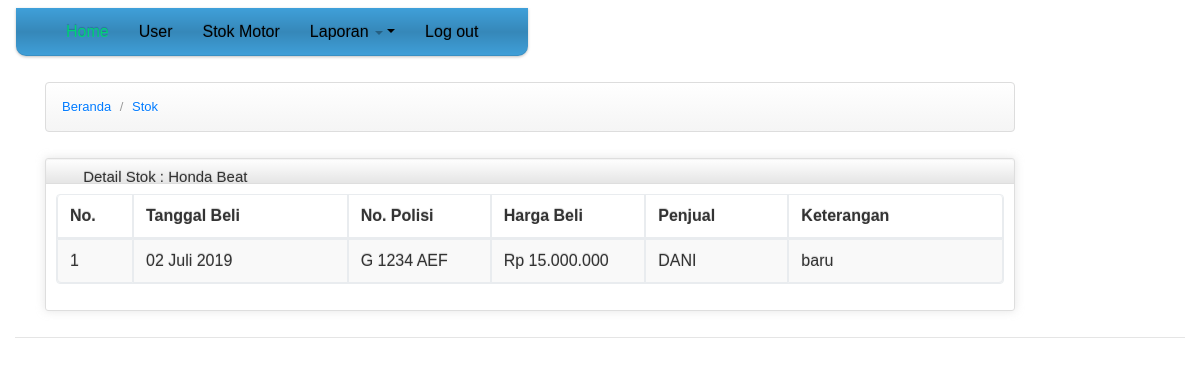
The app's page /index.php?pages=detail_stok&id=1 (signed in) with its own data.
### tables this page shows
CREATE TABLE `jenis_motor` (
  `id_jenis_motor` int(11) NOT NULL,
  `id_merk` int(11) NOT NULL,
  `jenis_motor` varchar(50) NOT NULL
);

CREATE TABLE `merk` (
  `id_merk` int(11) NOT NULL,
  `nama_merk` varchar(20) NOT NULL
);

CREATE TABLE `pembelian` (
  `id_pembelian` int(11) NOT NULL,
  `id_jenis_motor` int(11) NOT NULL,
  `nopol` varchar(10) NOT NULL,
  `stnk` int(2) NOT NULL,
  `bpkb` int(2) NOT NULL,
  `tgl_pembelian` date NOT NULL,
  `harga_pembelian` double NOT NULL,
  `penjual` varchar(30) NOT NULL,
  `alamat` text NOT NULL,
  `keterangan` text NOT NULL,
  `status` int(11) NOT NULL
);

### fungsi/fungsi_tanggal.php (called while the page is built, shortened)
<?php
if (!function_exists('format_month')) {
    function format_month($month) {
        $indo_month = array(
            '01' => 'Januari',
            '02' => 'Februari',
            '03' => 'Maret',
            '04' => 'April',
            '05' => 'Mei',
            '06' => 'Juni',
            '07' => 'Juli',
            '08' => 'Agustus',
            '09' => 'September',
            '10' => 'Oktober',
            '11' => 'November',
            '12' => 'Desember'
        );
        return $indo_month[$month];
    }
}
if (!function_exists('format_date')) {
    function format_date($date) {
        $hari = substr($date, 8, 2);
        $bulan = substr($date, 5, 2);
        $tahun = substr($date, 0, 4);
        return $hari . ' ' . format_month($bulan) . ' ' . $tahun;
    }
}

### fungsi/format_number.php (called while the page is built, shortened)
<?php
function indo_number($number) {
    return 'Rp ' . number_format($number, 0, ',', '.');
}

### pages/page_stok/detail_stok.php (the view, shortened to what this page needs)
<?php
$query = mysqli_query($koneksi, "SELECT * FROM pembelian p
                        JOIN jenis_motor jm ON jm.id_jenis_motor = p.id_jenis_motor
                        JOIN merk m ON m.id_merk = jm.id_merk
                        WHERE p.id_jenis_motor = '$_GET[id]'
                        ORDER BY tgl_pembelian DESC");
$query_jm = mysqli_query($koneksi, "SELECT * FROM jenis_motor jm JOIN merk m ON m.id_merk = jm.id_merk WHERE id_jenis_motor = '$_GET[id]'");
$data_jm = mysqli_fetch_array($query_jm);
?>
<div>
    <ul class="breadcrumb">
        <li>
            <a href="index.php?modul=home">Beranda</a> <span class="divider">/</span>
        </li>
        <li>
            <a href="index.php?modul=stok">Stok</a>
        </li>
    </ul>
</div>
<div class="row-fluid sortable">
    <div class="box span12">
        <div class="box-header well" data-original-title>
            <h2><i class="icon-user"></i> Detail Stok : <?php echo $data_jm['nama_merk'].' '.$data_jm['jenis_motor'];?></h2>
        </div>
        <div class="box-content">
            <table class="table table-striped table-bordered bootstrap-datatable datatable">
                <thead>
                    <tr>
                        <th style="width: 5%;">
                            No.
                        </th>
                        <th style="width: 15%;">
                            Tanggal Beli
                        </th>
                        <th style="width: 10%;">
                            No. Polisi
                        </th>
                        <th style="width: 10%;">
                            Harga Beli
                        </th>
                        <th style="width: 10%;">
                            Penjual
                        </th>
                        <th style="width: 15%;">
                            Keterangan
                        </th>
                    </tr>
                </thead>
                <tbody>
                    <?php
                    $i = 1;
                    while ($data = mysqli_fetch_array($query)) {
                        ?>
                        <tr>
                            <td><?php echo $i++; ?></td>
                            <td><?php echo format_date($data['tgl_pembelian']); ?></td>
                            <td><?php echo $data['nopol']; ?></td>
                            <td><?php echo indo_number($data['harga_pembelian']); ?></td>
                            <td><?php echo $data['penjual']; ?></td>
                            <td><?php echo $data['keterangan']; ?></td>
                        </tr>
                    <?php } ?>
                </tbody>
            </table>
        </div>
    </div>
</div>

### css/charisma-app.css (style rules this page uses)
.box { border: 1px solid #DEDEDE; border-radius:3px; -webkit-border-radius:3px; -moz-border-radius:3px; margin-top: 10px; margin-bottom: 10px ; box-shadow: 0 0 10px rgba(189, 189, 189, 0.4); -webkit-box-shadow: 0 0 10px rgba(189, 189, 189, 0.4); -moz-box-shadow: 0 0 10px rgba(189, 189, 189, 0.4); }
.box-header { border:none; padding-top:5px; border-bottom: 1px solid #DEDEDE; border-radius:3px 3px 0 0; -webkit-border-radius:3px 3px 0 0; -moz-border-radius:3px 3px 0 0; height:12px; min-height:12px; margin-bottom: 0; cursor:move; font-weight:bold; font-size:16px; background: -moz-linear-gradient(top, rgba(255,255,255,0) 0%, rgba(0,0,0,0.1) 100%); background: -webkit-gradient(linear, left top, left bottom, color-stop(0%,rgba(255,255,255,0)), color-stop(100%,rgba(0,0,0,0.1))); background: -webkit-linear-gradient(top, rgba(255,255,255,0) 0%,rgba(0,0,0,0.1) 100%); background: -o-linear-gradient(top, rgba(255,255,255,0) 0%,rgba(0,0,0,0.1) 100%); background: -ms-linear-gradient(top, rgba(255,255,255,0) 0%,rgba(0,0,0,0.1) 100%); background: linear-gradient(to bottom, rgba(255,255,255,0) 0%,rgba(0,0,0,0.1) 100%); filter: progid:DXImageTransform.Microsoft.gradient( startColorstr='#00ffffff', endColorstr='#1a000000',GradientType=0 ); }
.box-header h2 { font-size:15px; width:auto; clear:none; float:left; line-height:25px; white-space: nowrap; }
.box-header h2 > i { margin-top:1px; }
.box-content { padding:10px; }

### css/style.css (style rules this page uses)
body { background: #fff; color: #444; font-family: "Open Sans", sans-serif; }
a { color: #007bff; transition: 0.5s; }
h1, h2, h3, h4, h5, h6 { font-family: "Montserrat", sans-serif; font-weight: 400; margin: 0 0 20px 0; padding: 0; }
ul { list-style: none; margin: 0px; padding: 0px; }
a { text-decoration: none; }
body { line-height: 24px; font-size: 13px; color: #333333; font-family: "Raleway", sans-serif; }
body, p, h1, h2, h3, h4, h5, h6 { margin: 0px; padding: 0px; }

### header.php (style rules this page uses)
body { padding-bottom: 40px; }

### records on screen
jenis_motor: id_merk.nama_merk "Honda", jenis_motor "Beat"
pembelian: tgl_pembelian "02 Juli 2019", nopol "G 1234 AEF", harga_pembelian "Rp 15.000.000", penjual "DANI", keterangan "baru"
